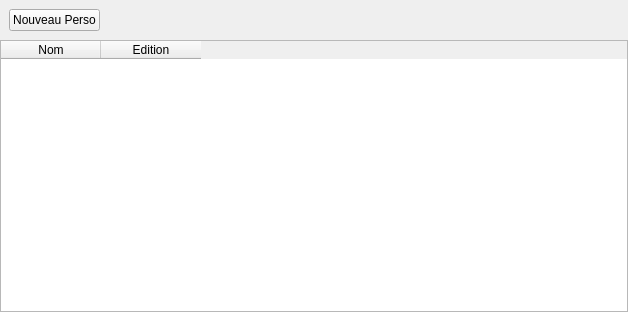
<?xml version="1.0" encoding="UTF-8"?>
<ui version="4.0">
 <class>Form</class>
 <widget class="QWidget" name="Form">
  <property name="geometry">
   <rect>
    <x>0</x>
    <y>0</y>
    <width>628</width>
    <height>312</height>
   </rect>
  </property>
  <property name="windowTitle">
   <string>Form</string>
  </property>
  <layout class="QVBoxLayout" name="verticalLayout">
   <property name="spacing">
    <number>0</number>
   </property>
   <property name="leftMargin">
    <number>0</number>
   </property>
   <property name="topMargin">
    <number>0</number>
   </property>
   <property name="rightMargin">
    <number>0</number>
   </property>
   <property name="bottomMargin">
    <number>0</number>
   </property>
   <item>
    <widget class="QWidget" name="widget" native="true">
     <layout class="QHBoxLayout" name="horizontalLayout">
      <item>
       <widget class="QPushButton" name="pushButton">
        <property name="text">
         <string>Nouveau Perso</string>
        </property>
       </widget>
      </item>
      <item>
       <spacer name="horizontalSpacer">
        <property name="orientation">
         <enum>Qt::Horizontal</enum>
        </property>
        <property name="sizeHint" stdset="0">
         <size>
          <width>40</width>
          <height>20</height>
         </size>
        </property>
       </spacer>
      </item>
     </layout>
    </widget>
   </item>
   <item>
    <widget class="QTableWidget" name="tableWidget">
     <column>
      <property name="text">
       <string>Nom</string>
      </property>
     </column>
     <column>
      <property name="text">
       <string>Edition</string>
      </property>
     </column>
    </widget>
   </item>
  </layout>
 </widget>
 <resources/>
 <connections/>
</ui>
